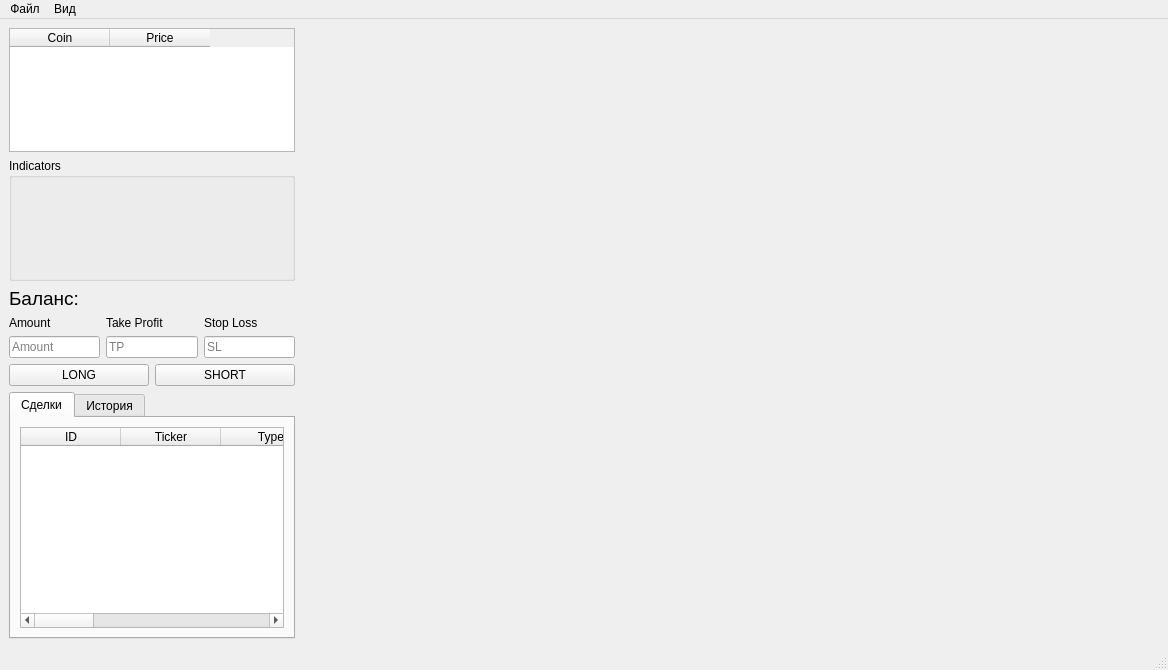
<?xml version="1.0" encoding="UTF-8"?>
<ui version="4.0">
 <class>MainWindow</class>
 <widget class="QMainWindow" name="MainWindow">
  <property name="geometry">
   <rect>
    <x>0</x>
    <y>0</y>
    <width>1168</width>
    <height>670</height>
   </rect>
  </property>
  <property name="windowTitle">
   <string>MainWindow</string>
  </property>
  <widget class="QWidget" name="centralwidget">
   <layout class="QHBoxLayout" name="horizontalLayout_3">
    <item>
     <layout class="QHBoxLayout" name="horizontalLayout_2" stretch="1,3">
      <item>
       <layout class="QVBoxLayout" name="verticalLayout" stretch="1,1,0,0,0,2">
        <item>
         <widget class="QTableWidget" name="tableCoin">
          <property name="showGrid">
           <bool>true</bool>
          </property>
          <attribute name="horizontalHeaderVisible">
           <bool>true</bool>
          </attribute>
          <attribute name="horizontalHeaderHighlightSections">
           <bool>true</bool>
          </attribute>
          <column>
           <property name="text">
            <string>Coin</string>
           </property>
           <property name="font">
            <font>
             <kerning>true</kerning>
            </font>
           </property>
          </column>
          <column>
           <property name="text">
            <string>Price</string>
           </property>
          </column>
         </widget>
        </item>
        <item>
         <widget class="QGroupBox" name="groupBox">
          <property name="title">
           <string>Indicators</string>
          </property>
          <layout class="QVBoxLayout" name="verticalLayout_10">
           <item>
            <widget class="QLabel" name="label_Indicators">
             <property name="font">
              <font>
               <pointsize>13</pointsize>
              </font>
             </property>
             <property name="text">
              <string/>
             </property>
            </widget>
           </item>
           <item>
            <widget class="QLabel" name="label_Recommendation">
             <property name="font">
              <font>
               <pointsize>13</pointsize>
              </font>
             </property>
             <property name="text">
              <string/>
             </property>
            </widget>
           </item>
          </layout>
         </widget>
        </item>
        <item>
         <widget class="QLabel" name="label_Balance">
          <property name="font">
           <font>
            <pointsize>14</pointsize>
           </font>
          </property>
          <property name="text">
           <string>Баланс: </string>
          </property>
         </widget>
        </item>
        <item>
         <layout class="QHBoxLayout" name="horizontalLayout_5">
          <item>
           <layout class="QVBoxLayout" name="verticalLayout_6">
            <item>
             <widget class="QLabel" name="labelAmount">
              <property name="text">
               <string>Amount</string>
              </property>
             </widget>
            </item>
            <item>
             <widget class="QLineEdit" name="lineEdit_amount">
              <property name="toolTip">
               <string extracomment="Amount">Amount</string>
              </property>
              <property name="statusTip">
               <string>Amount</string>
              </property>
              <property name="whatsThis">
               <string>Amount</string>
              </property>
              <property name="inputMask">
               <string/>
              </property>
              <property name="placeholderText">
               <string>Amount</string>
              </property>
             </widget>
            </item>
           </layout>
          </item>
          <item>
           <layout class="QVBoxLayout" name="verticalLayout_8">
            <item>
             <widget class="QLabel" name="labelTP">
              <property name="text">
               <string>Take Profit</string>
              </property>
             </widget>
            </item>
            <item>
             <widget class="QLineEdit" name="lineEdit_TakeProfit">
              <property name="toolTip">
               <string extracomment="TakeProfit"/>
              </property>
              <property name="placeholderText">
               <string>TP</string>
              </property>
             </widget>
            </item>
           </layout>
          </item>
          <item>
           <layout class="QVBoxLayout" name="verticalLayout_9">
            <item>
             <widget class="QLabel" name="labelSL">
              <property name="text">
               <string>Stop Loss</string>
              </property>
             </widget>
            </item>
            <item>
             <widget class="QLineEdit" name="lineEdit_StopLoss">
              <property name="toolTip">
               <string extracomment="StopLoss"/>
              </property>
              <property name="placeholderText">
               <string>SL</string>
              </property>
             </widget>
            </item>
           </layout>
          </item>
         </layout>
        </item>
        <item>
         <layout class="QHBoxLayout" name="horizontalLayout">
          <item>
           <widget class="QPushButton" name="btn_LONG">
            <property name="text">
             <string>LONG</string>
            </property>
           </widget>
          </item>
          <item>
           <widget class="QPushButton" name="btn_Short">
            <property name="text">
             <string>SHORT</string>
            </property>
           </widget>
          </item>
         </layout>
        </item>
        <item>
         <widget class="QTabWidget" name="tabWidget">
          <property name="currentIndex">
           <number>0</number>
          </property>
          <widget class="QWidget" name="tab_3">
           <attribute name="title">
            <string>Сделки</string>
           </attribute>
           <layout class="QHBoxLayout" name="horizontalLayout_6">
            <item>
             <widget class="QTableWidget" name="tablePositions">
              <column>
               <property name="text">
                <string>ID</string>
               </property>
              </column>
              <column>
               <property name="text">
                <string>Ticker</string>
               </property>
              </column>
              <column>
               <property name="text">
                <string>Type</string>
               </property>
              </column>
              <column>
               <property name="text">
                <string>Entry Price</string>
               </property>
              </column>
              <column>
               <property name="text">
                <string>Amount</string>
               </property>
              </column>
              <column>
               <property name="text">
                <string>P/L</string>
               </property>
              </column>
              <column>
               <property name="text">
                <string>OpenTime</string>
               </property>
              </column>
              <column>
               <property name="text">
                <string>Status</string>
               </property>
              </column>
             </widget>
            </item>
           </layout>
          </widget>
          <widget class="QWidget" name="tab_4">
           <attribute name="title">
            <string>История</string>
           </attribute>
           <layout class="QHBoxLayout" name="horizontalLayout_4">
            <item>
             <widget class="QTableWidget" name="tableHistory">
              <column>
               <property name="text">
                <string>ID</string>
               </property>
              </column>
              <column>
               <property name="text">
                <string>Ticker</string>
               </property>
              </column>
              <column>
               <property name="text">
                <string>Type</string>
               </property>
              </column>
              <column>
               <property name="text">
                <string>Entry Price</string>
               </property>
              </column>
              <column>
               <property name="text">
                <string>Amount</string>
               </property>
              </column>
              <column>
               <property name="text">
                <string>P/L</string>
               </property>
              </column>
              <column>
               <property name="text">
                <string>Close Time</string>
               </property>
              </column>
              <column>
               <property name="text">
                <string>Status</string>
               </property>
              </column>
             </widget>
            </item>
           </layout>
          </widget>
         </widget>
        </item>
       </layout>
      </item>
      <item>
       <widget class="ChartWidget" name="chart_widget" native="true"/>
      </item>
     </layout>
    </item>
   </layout>
  </widget>
  <widget class="QMenuBar" name="menubar">
   <property name="geometry">
    <rect>
     <x>0</x>
     <y>0</y>
     <width>1168</width>
     <height>22</height>
    </rect>
   </property>
   <widget class="QMenu" name="chartMenu">
    <property name="title">
     <string>Файл</string>
    </property>
    <addaction name="actionExit"/>
   </widget>
   <widget class="QMenu" name="menu">
    <property name="title">
     <string>Вид</string>
    </property>
    <addaction name="actionGraphSettings"/>
   </widget>
   <addaction name="chartMenu"/>
   <addaction name="menu"/>
  </widget>
  <widget class="QStatusBar" name="statusbar"/>
  <action name="action">
   <property name="text">
    <string>График</string>
   </property>
  </action>
  <action name="actionExit">
   <property name="text">
    <string>Выход</string>
   </property>
  </action>
  <action name="actionGraphSettings">
   <property name="text">
    <string>График</string>
   </property>
  </action>
 </widget>
 <customwidgets>
  <customwidget>
   <class>ChartWidget</class>
   <extends>QWidget</extends>
   <header>ChartWidget.h</header>
   <container>1</container>
  </customwidget>
 </customwidgets>
 <resources/>
 <connections/>
</ui>
